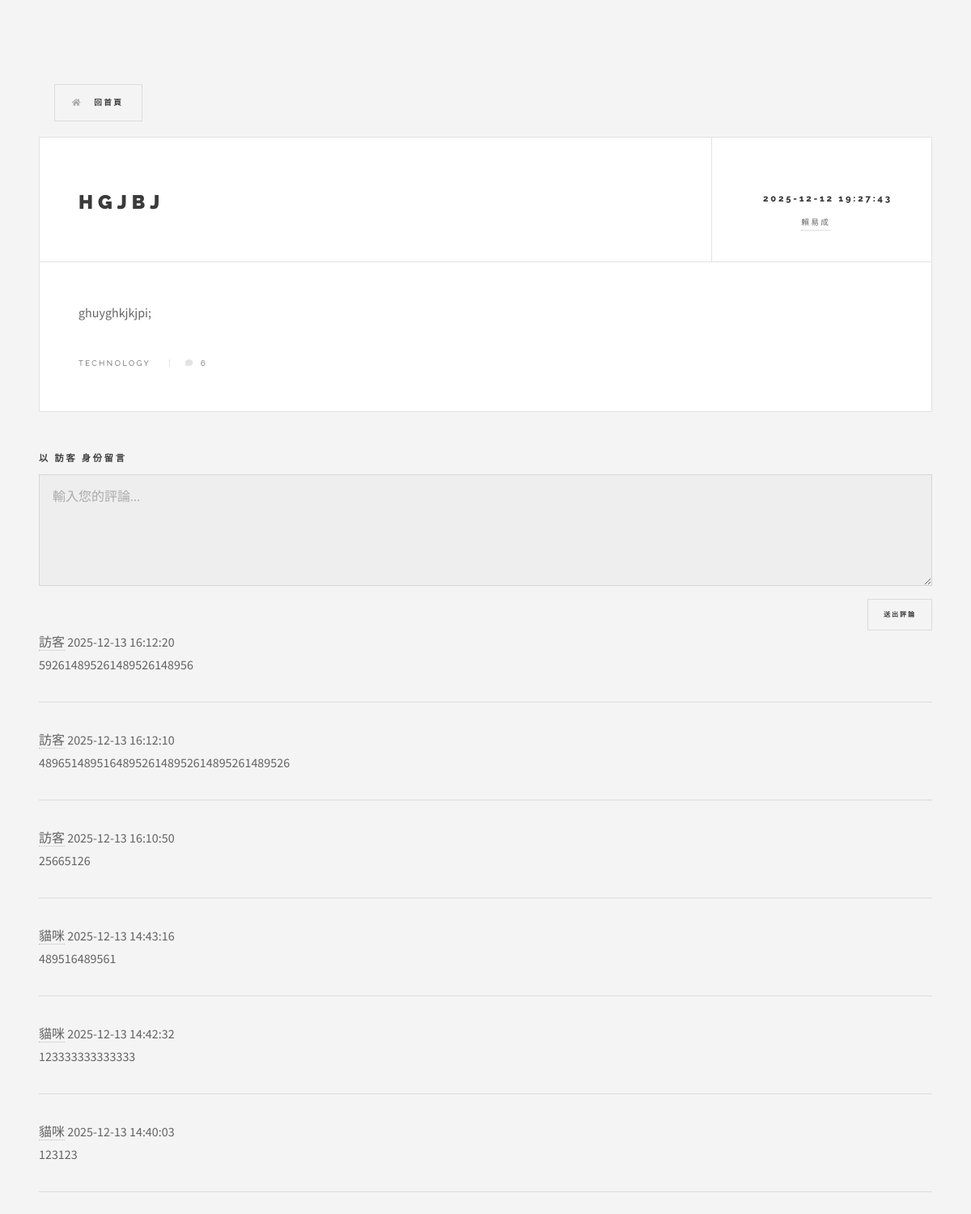
/single?article_id=7, run on the app's committed database.
### tables this page shows
CREATE TABLE data (id INTEGER PRIMARY KEY, title TEXT NOT NULL, content TEXT NOT NULL, author TEXT NOT NULL, time TEXT NOT NULL, category TEXT NOT NULL);

CREATE TABLE comment (content TEXT NOT NULL, data_id INTEGER REFERENCES data (id) NOT NULL, author TEXT NOT NULL, content_id INTEGER PRIMARY KEY, time TEXT NOT NULL);

### main.py (the view)
@app.route('/single')
def single_posts():
    article_id = request.args.get('article_id')
    article = get_article_by_id(article_id)
    comments = get_comments_by_article_id(article_id)
    current_username = session.get('username')
    return render_template('single.html', article=article,username=current_username,comments=comments)

### main.py (called while the page is built)
def get_article_by_id(article_id):
    conn = sqlite3.connect(DB_PATH)
    cursor = conn.cursor()
    query = 'SELECT id, title, content, author, time, category FROM data WHERE id = ?'
    cursor.execute(query, (article_id,))
    article = cursor.fetchone()
    conn.close()
    return article

def get_comments_by_article_id(article_id):
    conn = sqlite3.connect(DB_PATH)
    cursor = conn.cursor()
    query = """SELECT content_id, author, content, time FROM comment WHERE data_id = ? ORDER BY time DESC"""
    cursor.execute(query, (article_id,))
    comments = cursor.fetchall()
    conn.close()
    return comments

### templates/single.html (shortened to what this page needs)
<!DOCTYPE HTML>
<html>
	<head>
		<link rel="stylesheet" href="{{ url_for('static', filename='assets/css/main.css') }}" />
	</head>
	<body class="single is-preload">
		<div id="wrapper">
			<a href="{{ url_for('index') }}" class="button primary icon solid fa-home" style="margin-bottom: 2em; margin-left: 2em; display: inline-block;">
        	回首頁
    		</a>
				<div id="main">
        			{% if article %}
					<article class="post">
            			<header>
                			<div class="title">
                    			<h2 class="article-content">{{ article[1] }}</h2>
                			</div>
                			<div class="meta">
                    			<time class="published" datetime="{{ article[4] }}">{{ article[4] }}</time>
                    			<a href="{{ url_for('author_posts', author_name=article[3]) }}" class="author"><span class="name">{{ article[3] }}</span></a>
                			</div>
            			</header>
            			<p class="article-content">{{ article[2] | safe }}</p>
            			<footer>
                			<ul class="stats">
                    			<li>{{ article[5] }}</li>
                    			<li><a href="#" class="icon solid fa-comment">{{ comments | length if comments else 0 }}</a></li>
                			</ul>
            			</footer>
        			</article>
        			{% else %}
        			<p>找不到該文章或文章 ID 錯誤。</p>
        			{% endif %}
    			</div>
				<div class="comment-section">
    				{% if username %}
					<h4>以 {{ username }} 身份留言</h4>
    				{% else %}
					<h4>以 訪客 身份留言</h4>
    				{% endif %}
					<textarea name="comment_content" rows="4" placeholder="輸入您的評論..." required></textarea>
						<div class="form-actions">
							<button type="submit" class="button special small">送出評論</button>
						</div>
    				{% if comments %}
        			{% for comment in comments %}
        			<article class="comment-box">
            			<header>
                			<div class="meta">
                    		<span class="author-name">
                        		<a href="{{ url_for('author_posts', author_name=comment[1]) }}">{{ comment[1] }}</a>
                    		</span>
                    			<time class="published">{{ comment[3] }}</time>
                			</div>
            			</header>
            			<p>{{ comment[2] }}</p>
        			</article>
        			<hr> {% endfor %}
    				{% else %}
        			<p>目前沒有評論。快來搶第一個留言吧！</p>
    				{% endif %}
				</div>
	</body>
</html>

### data on the page
data: title "HGJBJ", time "2025-12-12 19:27:43", author "賴易成", content "ghuyghkjkjpi;", category "TECHNOLOGY"
comment: author "訪客", time "2025-12-13 16:12:20", content "592614895261489526148956"
comment: author "訪客", time "2025-12-13 16:12:10", content "489651489516489526148952614895261489526"
comment: author "訪客", time "2025-12-13 16:10:50", content "25665126"
comment: author "貓咪", time "2025-12-13 14:43:16", content "489516489561"
comment: author "貓咪", time "2025-12-13 14:42:32", content "123333333333333"
comment: author "貓咪", time "2025-12-13 14:40:03", content "123123"

### other printed values
{{ comments | length if comments else 0 }} "6"
